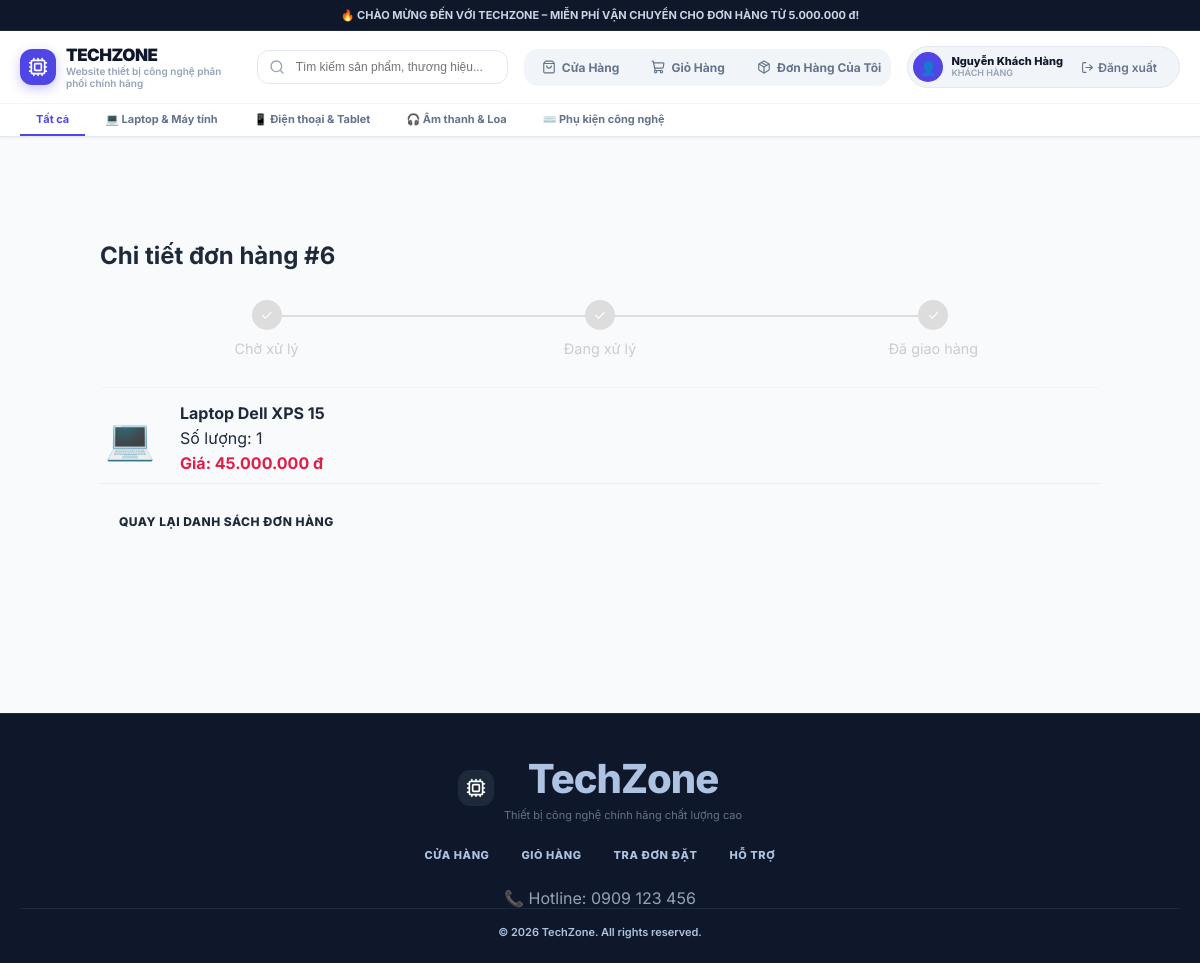
The app's page /views/order_detail.php?id=6 (signed in) with its own data.
### tables this page shows
CREATE TABLE `categories` (
  `id` int(10) UNSIGNED NOT NULL,
  `name` varchar(100) NOT NULL,
  `slug` varchar(100) NOT NULL,
  `icon` varchar(10) DEFAULT '?'
);

CREATE TABLE `order_items` (
  `id` int(10) UNSIGNED NOT NULL,
  `order_id` int(10) UNSIGNED NOT NULL,
  `product_id` int(10) UNSIGNED DEFAULT NULL,
  `name` varchar(200) NOT NULL,
  `price` decimal(15,0) NOT NULL,
  `quantity` int(11) NOT NULL DEFAULT 1,
  `image_emoji` varchar(10) DEFAULT '?'
);

### includes/config.php (called while the page is built, shortened)
<?php
function formatVND(float|int $amount): string {
    return number_format($amount, 0, ',', '.') . ' đ';
}
function currentUser(): ?array {
    return $_SESSION['user'] ?? null;
}
function clean(string $s): string {
    return htmlspecialchars(strip_tags(trim($s)), ENT_QUOTES, 'UTF-8');
}

### views/order_detail.php (the view, shortened to what this page needs)
<?php
require_once __DIR__ . '/../includes/config.php';
require_once __DIR__ . '/../includes/header.php';
$pdo = getDB();
$orderId = isset($_GET['id']) ? (int) $_GET['id'] : 0;
$stmt = $pdo->prepare("SELECT id, status FROM orders WHERE id = ? AND user_id = ?");
$stmt->execute([$orderId, $user['id']]);
$order = $stmt->fetch();
$sql = "SELECT * FROM order_items WHERE order_id = ?";
$stmt = $pdo->prepare($sql);
$stmt->execute([$orderId]);
$items = $stmt->fetchAll(PDO::FETCH_ASSOC);
?>
<div class="container" style="padding: 40px 0; min-height: 400px;">
    <h2>Chi tiết đơn hàng #<?= htmlspecialchars($orderId) ?></h2>
    <?php if ($order['status'] !== 'cancelled'): ?>
        <?php
        $steps = ['pending' => 'Chờ xử lý', 'processing' => 'Đang xử lý', 'shipped' => 'Đã giao hàng'];
        $current_status = $order['status'];
        $status_keys = array_keys($steps);
        $current_index = array_search($current_status, $status_keys);
        ?>
        <ul class="order-timeline">
            <?php foreach ($steps as $key => $label):
                $is_active = ($current_index !== false && array_search($key, $status_keys) <= $current_index) ? 'active' : '';
                ?>
                <li class="step <?= $is_active ?>">
                    <div class="step-icon">✓</div>
                    <div class="step-label"><?= $label ?></div>
                </li>
            <?php endforeach; ?>
        </ul>
    <?php endif; ?>
    <?php if (!$items): ?>
        <p>Không tìm thấy sản phẩm nào trong đơn hàng này.</p>
    <?php else: ?>
        <div class="order-items-list">
            <?php foreach ($items as $item): ?>
                <div class="product-item"
                    style="display: flex; gap: 20px; align-items: center; margin-bottom: 20px; border-bottom: 1px solid #eee; padding-bottom: 10px;">
                    <div style="font-size: 40px; width: 60px; text-align: center;">
                        <?= htmlspecialchars($item['image_emoji'] ?? '📦') ?>
                    </div>
                    <div style="flex-grow: 1;">
                        <h4 style="margin:0;"><?= htmlspecialchars($item['name']) ?></h4>
                        <p style="margin:5px 0;">Số lượng: <?= htmlspecialchars($item['quantity']) ?></p>
                        <p style="margin:0; font-weight:bold; color:#e11d48;">Giá:
                            <?= number_format($item['price'], 0, ',', '.') ?> đ</p>
                    </div>
                </div>
            <?php endforeach; ?>
        </div>
    <?php endif; ?>
    <div style="margin-top: 20px;">
        <a href="my_orders.php" class="btn btn-secondary">Quay lại danh sách đơn hàng</a>
    </div>
</div>
<?php require_once __DIR__ . '/../includes/footer.php'; ?>

### includes/header.php (shortened to what this page needs)
<?php
require_once __DIR__ . '/config.php';
$pdo = getDB();
$user = currentUser();
$categories = $pdo->query('SELECT * FROM categories ORDER BY id')->fetchAll();
?>
<!doctype html>
<html lang="vi">
<head>
  <link rel="stylesheet" href="/bainhom/assets/css/style.css">
</head>
<body class="bg-slate-50 text-slate-800 font-sans min-h-screen flex flex-col antialiased overflow-x-hidden">
  <div class="announcement-bar">
    🔥 CHÀO MỪNG ĐẾN VỚI TECHZONE – MIỄN PHÍ VẬN CHUYỂN CHO ĐƠN HÀNG TỪ <?= formatVND(FREE_SHIP_MIN) ?>!
  </div>
  <header class="main-header">
    <div class="header-inner">
      <a href="/bainhom/index.php" class="logo-brand">
        <span class="logo-icon"><i data-lucide="cpu"></i></span>
        <div>
          <h1 class="logo-title">TechZone</h1>
          <p class="logo-sub">Website thiết bị công nghệ phân phối chính hãng</p>
        </div>
      </a>
      <form action="/bainhom/index.php" method="GET" class="header-search">
        <input type="text" name="q" value="<?= clean($_GET['q'] ?? '') ?>" placeholder="Tìm kiếm sản phẩm, thương hiệu..." />
      </form>
      <nav class="main-nav">
        <a href="/bainhom/index.php" class="nav-link <?= (basename($_SERVER['PHP_SELF']) === 'index.php' && !isset($_GET['page'])) ? 'active' : '' ?>">
          <i data-lucide="shopping-bag"></i><span>Cửa Hàng</span>
        </a>
        <?php if (!$user || $user['role'] !== 'admin'): ?>
          <a href="/bainhom/views/cart.php" class="nav-link <?= basename($_SERVER['PHP_SELF']) === 'cart.php' ? 'active' : '' ?>">
            <i data-lucide="shopping-cart"></i><span>Giỏ Hàng</span>
          </a>
        <?php endif; ?>
        <?php if ($user): ?>
          <?php if ($user['role'] === 'admin'): ?>
            <a href="/bainhom/admin/orders.php" class="nav-link <?= strpos($_SERVER['REQUEST_URI'], '/admin/orders.php') !== false ? 'active' : '' ?>">
              <i data-lucide="file-text"></i><span>Quản Lý Đơn</span>
            </a>
            <a href="/bainhom/admin/users.php" class="nav-link <?= strpos($_SERVER['REQUEST_URI'], '/admin/users.php') !== false ? 'active' : '' ?>">
              <i data-lucide="users"></i><span>Quản Lý Người Dùng</span>
            </a>
          <?php else: ?>
            <a href="/bainhom/views/my_orders.php" class="nav-link <?= strpos($_SERVER['PHP_SELF'], 'my_orders.php') !== false ? 'active' : '' ?>">
              <i data-lucide="package"></i>
              <span>Đơn Hàng Của Tôi</span>
            </a>
          <?php endif; ?>
        <?php endif; ?>
      </nav>
      <div class="user-controls">
        <?php if ($user): ?>
          <div class="user-chip">
            <span class="user-avatar"><?= $user['role'] === 'admin' ? '👑' : '👤' ?></span>
            <div class="user-info">
              <span class="user-name"><?= clean($user['fullname']) ?></span>
              <span class="user-role"><?= $user['role'] === 'admin' ? 'Quản Trị Viên' : 'Khách Hàng' ?></span>
            </div>
            <a href="/bainhom/controllers/auth.php?action=logout" class="btn-sm btn-ghost" title="Đăng xuất" style="display: flex; align-items: center; gap: 4px;">
              <i data-lucide="log-out"></i>
              <span style="font-size: 12px; font-weight: 600;">Đăng xuất</span>
            </a>
          </div>
        <?php endif; ?>
      </div>
    </div>
    <div class="category-bar">
      <div class="category-bar-inner">
        <a href="/bainhom/index.php" class="cat-link <?= !isset($_GET['cat']) ? 'active' : '' ?>">Tất cả</a>
        <?php foreach ($categories as $cat): ?>
          <a href="/bainhom/index.php?cat=<?= $cat['slug'] ?>" class="cat-link <?= ($_GET['cat'] ?? '') === $cat['slug'] ? 'active' : '' ?>">
            <?= $cat['icon'] ?>   <?= clean($cat['name']) ?>
          </a>
        <?php endforeach; ?>
      </div>
    </div>
  </header>
  <main class="main-content">

### records on screen
categories: icon "💻", name "Laptop & Máy tính"
categories: icon "📱", name "Điện thoại & Tablet"
categories: icon "🎧", name "Âm thanh & Loa"
categories: icon "⌨️", name "Phụ kiện công nghệ"
order_items: image_emoji "💻", name "Laptop Dell XPS 15", quantity "1", price "45.000.000"

### other values on screen
formatVND(FREE_SHIP_MIN) "5.000.000 đ"
$user['fullname'] "Nguyễn Khách Hàng"
$orderId "6"
$label "Chờ xử lý"
$label "Đang xử lý"
$label "Đã giao hàng"
